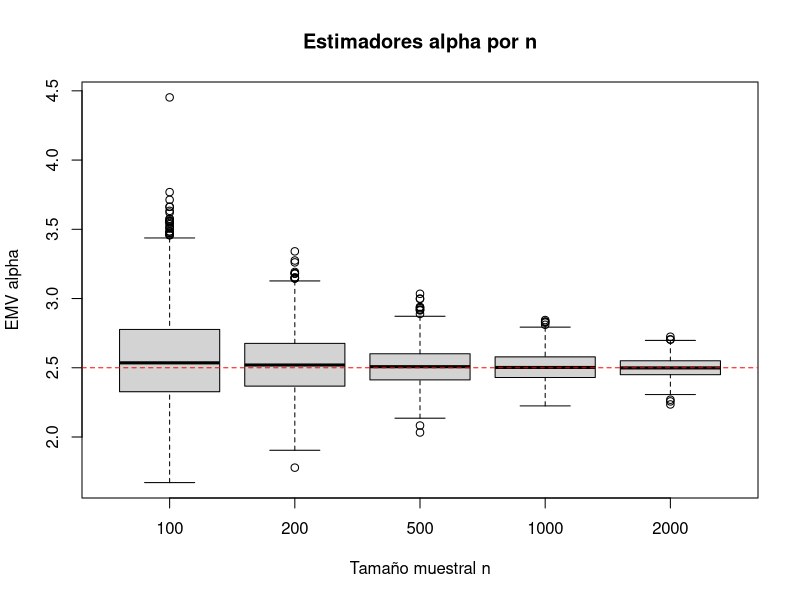
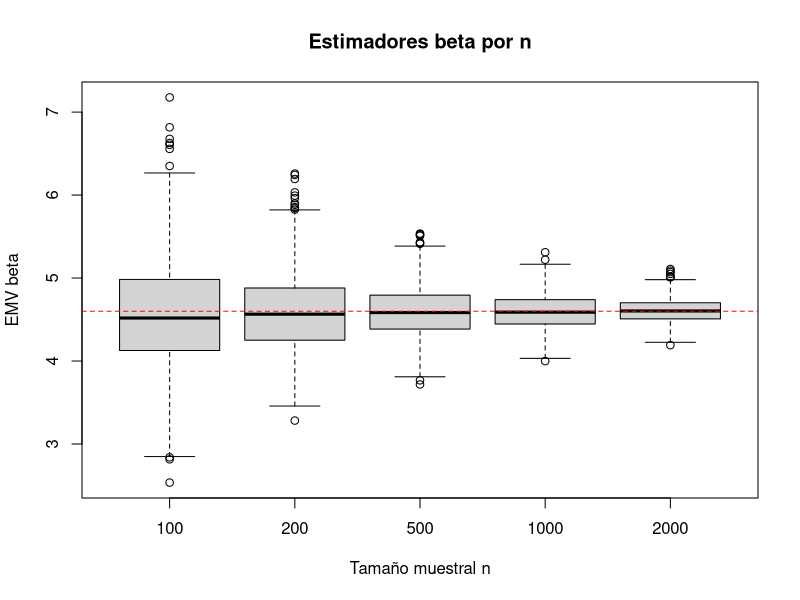

Here is the R script that generated these plots, in order:
## ---- chunk 1
set.seed(1)

mle_gamma_nr <- function(sample, precision = 1e-6, max_iterations = 50){
  # Estadísticos básicos
  sample.size     <- length(sample)
  sample.mean     <- mean(sample)
  sample.variance <- var(sample)
  sample.sum      <- sum(sample)
  sample.sumlog   <- sum(log(sample))

  iterations <- 0L
  diferencia <- Inf

  # Gradiente de la log-verosimilitud
  likelihood_gradient <- function(theta_k){
    alpha_k <- theta_k[1]
    beta_k  <- theta_k[2]
    dalpha  <- -sample.size * digamma(alpha_k) - sample.size * log(beta_k) + sample.sumlog
    dbeta   <- (-sample.size * alpha_k / beta_k) + (sample.sum / beta_k^2)
    return(c(dalpha, dbeta))
  }

  # Inversa del Hessiano
  inverse_hessian <- function(theta_k){
    alpha_k <- theta_k[1]
    beta_k  <- theta_k[2]
    a <- -sample.size * trigamma(alpha_k)
    b <- -sample.size / beta_k
    d <- (sample.size * alpha_k / beta_k^2) - 2 * (sample.sum / beta_k^3)
    detA <- a * d - b^2
    return((1 / detA) * matrix(c(d, -b, -b, a), nrow = 2, byrow = TRUE))
  }

  # Inicialización por momentos
  theta_prev <- c((sample.mean)^2 / sample.variance, sample.variance / sample.mean)
  
  #Verificamos que los estimadores estén bien definidos y sean positivos.
  if (any(!is.finite(theta_prev)) || any(theta_prev <= 0)) {
    #theta_prev <- pmax(theta_prev, 1e-8)
  }

  repeat {
    # Paso de Newton: theta_new = theta_prev - inv(H) %*% grad
    paso <- drop(inverse_hessian(theta_prev) %*% likelihood_gradient(theta_prev))
    theta_new <- theta_prev - paso
    
    theta_new[!is.finite(theta_new) | theta_new <= 0] <- 1e-8

    iterations <- iterations + 1L
    diferencia <- max(abs(theta_new - theta_prev))

    if (diferencia < precision || iterations >= max_iterations) break
    theta_prev <- theta_new
  }

  return(list(
    theta = theta_new,
    iteraciones = iterations,
    convergio = (diferencia < precision)
  ))
}
## ---- chunk 2
set.seed(123)

# True parameters (Gamma with shape = alpha, scale = beta)
alpha_true <- 2.5
beta_true  <- 4.6

# Sample sizes and number of replications
ns   <- c(100, 200, 500, 1000, 2000)
reps <- 1000L

# Collect MLEs for each n
results <- do.call(rbind, lapply(ns, function(n) {
  ests <- replicate(reps, {
    x <- rgamma(n, shape = alpha_true, scale = beta_true)
    fit <- mle_gamma_nr(x)
    fit$theta
  })
  data.frame(
    n = rep(n, reps),
    alpha_hat = ests[1, ],
    beta_hat  = ests[2, ],
    row.names = NULL
  )
}))

# Two boxplots held in a single figure by knitr
boxplot(alpha_hat ~ factor(n), data = results,
        xlab = "Tamaño muestral n", ylab = "EMV alpha",
        main = "Estimadores alpha por n")
abline(h = alpha_true, col = "red", lty = 2)

boxplot(beta_hat ~ factor(n), data = results,
        xlab = "Tamaño muestral n", ylab = "EMV beta",
        main = "Estimadores beta por n")
abline(h = beta_true, col = "red", lty = 2)
